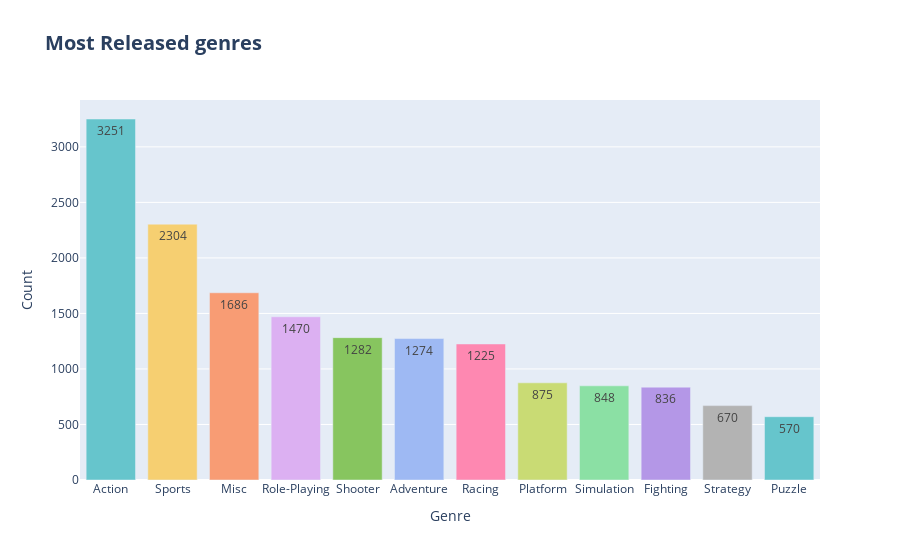

Notebook code cell kept with this figure:
### Markdown cell above
#### 선호 장르
---
많이 출시된 장르

### Code cell
# 시각화에 사용될 데이터  
genre = vgData['Genre'].value_counts()
genre = genre.to_frame()
genre = genre.reset_index()
genre.columns = ['Genre', 'Count']
genre = genre.sort_values('Count', ascending=False)
#top5 = games.head(5)

# 시각화
fig = px.bar(data_frame=genre, 
             x='Genre', y='Count', 
             text_auto=True, 
             title='<b>Most Released genres</b>',
             color='Genre',
             color_discrete_sequence=px.colors.qualitative.Pastel)
fig.update_layout(
    title_font_size = 20,
    showlegend = False
)
fig.show()

### Figure 1 — Plotly figure (JSON) as saved in the notebook; plotly's stock layout.template omitted (floating-point values rounded to 4 significant figures)
{"data": [{"alignmentgroup": "True", "hovertemplate": "Genre=%{x}<br>Count=%{y}<extra></extra>", "legendgroup": "Action", "marker": {"color": "rgb(102, 197, 204)", "pattern": {"shape": ""}}, "name": "Action", "offsetgroup": "Action", "orientation": "v", "showlegend": true, "textposition": "auto", "texttemplate": "%{y}", "type": "bar", "x": ["Action"], "xaxis": "x", "y": [3251], "yaxis": "y"}, {"alignmentgroup": "True", "hovertemplate": "Genre=%{x}<br>Count=%{y}<extra></extra>", "legendgroup": "Sports", "marker": {"color": "rgb(246, 207, 113)", "pattern": {"shape": ""}}, "name": "Sports", "offsetgroup": "Sports", "orientation": "v", "showlegend": true, "textposition": "auto", "texttemplate": "%{y}", "type": "bar", "x": ["Sports"], "xaxis": "x", "y": [2304], "yaxis": "y"}, {"alignmentgroup": "True", "hovertemplate": "Genre=%{x}<br>Count=%{y}<extra></extra>", "legendgroup": "Misc", "marker": {"color": "rgb(248, 156, 116)", "pattern": {"shape": ""}}, "name": "Misc", "offsetgroup": "Misc", "orientation": "v", "showlegend": true, "textposition": "auto", "texttemplate": "%{y}", "type": "bar", "x": ["Misc"], "xaxis": "x", "y": [1686], "yaxis": "y"}, {"alignmentgroup": "True", "hovertemplate": "Genre=%{x}<br>Count=%{y}<extra></extra>", "legendgroup": "Role-Playing", "marker": {"color": "rgb(220, 176, 242)", "pattern": {"shape": ""}}, "name": "Role-Playing", "offsetgroup": "Role-Playing", "orientation": "v", "showlegend": true, "textposition": "auto", "texttemplate": "%{y}", "type": "bar", "x": ["Role-Playing"], "xaxis": "x", "y": [1470], "yaxis": "y"}, {"alignmentgroup": "True", "hovertemplate": "Genre=%{x}<br>Count=%{y}<extra></extra>", "legendgroup": "Shooter", "marker": {"color": "rgb(135, 197, 95)", "pattern": {"shape": ""}}, "name": "Shooter", "offsetgroup": "Shooter", "orientation": "v", "showlegend": true, "textposition": "auto", "texttemplate": "%{y}", "type": "bar", "x": ["Shooter"], "xaxis": "x", "y": [1282], "yaxis": "y"}, {"alignmentgroup": "True", "hovertemplate": "Genre=%{x}<br>Count=%{y}<extra></extra>", "legendgroup": "Adventure", "marker": {"color": "rgb(158, 185, 243)", "pattern": {"shape": ""}}, "name": "Adventure", "offsetgroup": "Adventure", "orientation": "v", "showlegend": true, "textposition": "auto", "texttemplate": "%{y}", "type": "bar", "x": ["Adventure"], "xaxis": "x", "y": [1274], "yaxis": "y"}, {"alignmentgroup": "True", "hovertemplate": "Genre=%{x}<br>Count=%{y}<extra></extra>", "legendgroup": "Racing", "marker": {"color": "rgb(254, 136, 177)", "pattern": {"shape": ""}}, "name": "Racing", "offsetgroup": "Racing", "orientation": "v", "showlegend": true, "textposition": "auto", "texttemplate": "%{y}", "type": "bar", "x": ["Racing"], "xaxis": "x", "y": [1225], "yaxis": "y"}, {"alignmentgroup": "True", "hovertemplate": "Genre=%{x}<br>Count=%{y}<extra></extra>", "legendgroup": "Platform", "marker": {"color": "rgb(201, 219, 116)", "pattern": {"shape": ""}}, "name": "Platform", "offsetgroup": "Platform", "orientation": "v", "showlegend": true, "textposition": "auto", "texttemplate": "%{y}", "type": "bar", "x": ["Platform"], "xaxis": "x", "y": [875], "yaxis": "y"}, {"alignmentgroup": "True", "hovertemplate": "Genre=%{x}<br>Count=%{y}<extra></extra>", "legendgroup": "Simulation", "marker": {"color": "rgb(139, 224, 164)", "pattern": {"shape": ""}}, "name": "Simulation", "offsetgroup": "Simulation", "orientation": "v", "showlegend": true, "textposition": "auto", "texttemplate": "%{y}", "type": "bar", "x": ["Simulation"], "xaxis": "x", "y": [848], "yaxis": "y"}, {"alignmentgroup": "True", "hovertemplate": "Genre=%{x}<br>Count=%{y}<extra></extra>", "legendgroup": "Fighting", "marker": {"color": "rgb(180, 151, 231)", "pattern": {"shape": ""}}, "name": "Fighting", "offsetgroup": "Fighting", "orientation": "v", "showlegend": true, "textposition": "auto", "texttemplate": "%{y}", "type": "bar", "x": ["Fighting"], "xaxis": "x", "y": [836], "yaxis": "y"}, {"alignmentgroup": "True", "hovertemplate": "Genre=%{x}<br>Count=%{y}<extra></extra>", "legendgroup": "Strategy", "marker": {"color": "rgb(179, 179, 179)", "pattern": {"shape": ""}}, "name": "Strategy", "offsetgroup": "Strategy", "orientation": "v", "showlegend": true, "textposition": "auto", "texttemplate": "%{y}", "type": "bar", "x": ["Strategy"], "xaxis": "x", "y": [670], "yaxis": "y"}, {"alignmentgroup": "True", "hovertemplate": "Genre=%{x}<br>Count=%{y}<extra></extra>", "legendgroup": "Puzzle", "marker": {"color": "rgb(102, 197, 204)", "pattern": {"shape": ""}}, "name": "Puzzle", "offsetgroup": "Puzzle", "orientation": "v", "showlegend": true, "textposition": "auto", "texttemplate": "%{y}", "type": "bar", "x": ["Puzzle"], "xaxis": "x", "y": [570], "yaxis": "y"}], "layout": {"barmode": "relative", "legend": {"title": {"text": "Genre"}, "tracegroupgap": 0}, "showlegend": false, "title": {"font": {"size": 20}, "text": "<b>Most Released genres</b>"}, "xaxis": {"anchor": "y", "categoryarray": ["Action", "Sports", "Misc", "Role-Playing", "Shooter", "Adventure", "Racing", "Platform", "Simulation", "Fighting", "Strategy", "Puzzle"], "categoryorder": "array", "domain": [0, 1], "title": {"text": "Genre"}}, "yaxis": {"anchor": "x", "domain": [0, 1], "title": {"text": "Count"}}}}
